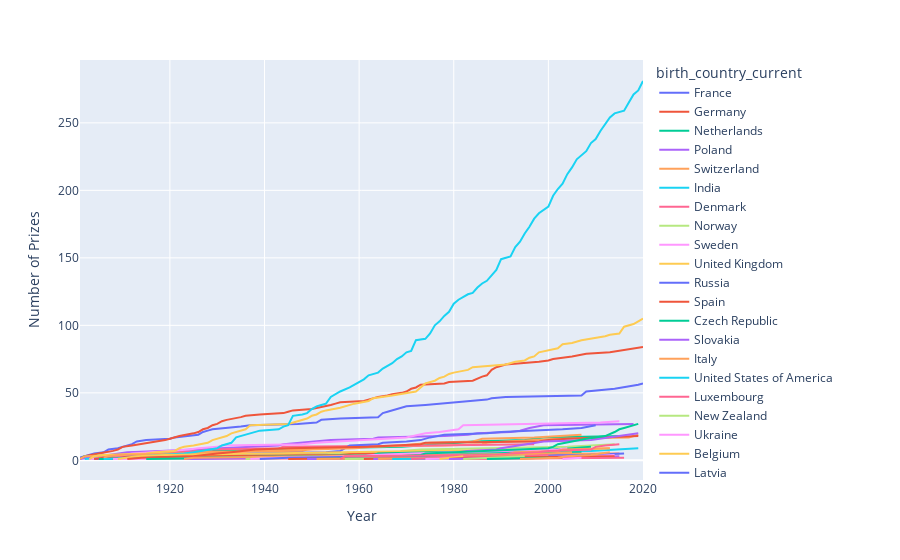

Here is the notebook cell this chart was saved with:
### Code cell
line = px.line(
    data,
    x=data.year,
    y='count',
    color='birth_country_current',
    hover_name='birth_country_current'
).update_layout(
    xaxis_title='Year',
    yaxis_title='Number of Prizes'
)
line.show()
